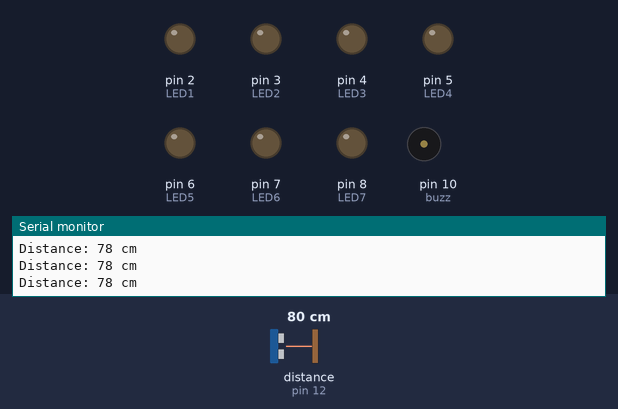
Simulated run of this sketch. Board: Arduino Uno, built with avr-gcc and run on an emulated ATmega328P. On the bench: output pins drawn as LEDs (lit = HIGH), buzzer (waves = sounding), the last lines printed to the serial monitor. Wiring (inferred from the names in the program): ultrasonic range finder: trigger pin 11; echo pin 12. The test bench sets the inputs (shaded band); at power-on: distance to the obstacle (sensor on pin 12) 80 cm. The echo pulse lasts 58.3 µs per cm; pins used as bus, display or sensor lines are not drawn.

Above: at 1.2 s.
1.3 s: distance to the obstacle (sensor on pin 12) set to 29 cm
2.8 s: distance to the obstacle (sensor on pin 12) set to 24 cm
At 3.7 s:
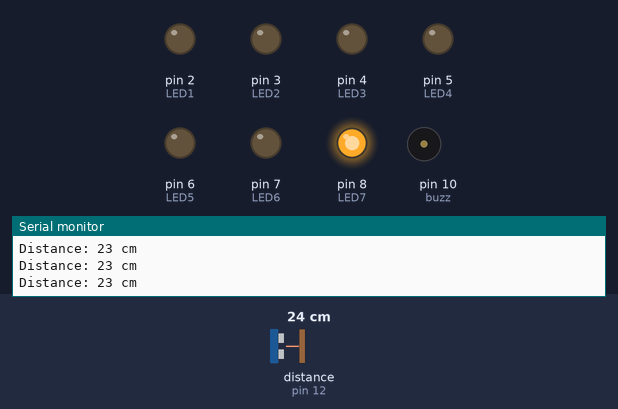
4.3 s: distance to the obstacle (sensor on pin 12) set to 19 cm
At 5.0 s:
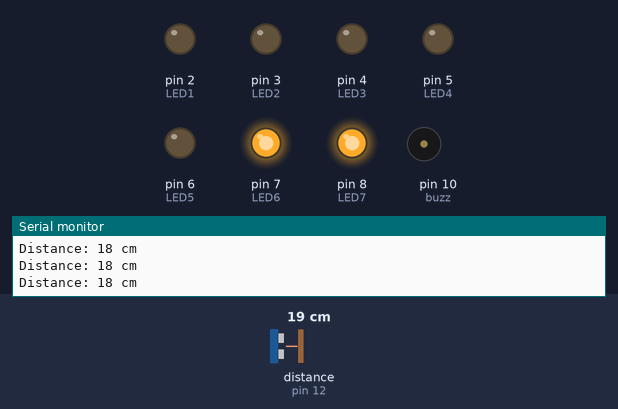
5.8 s: distance to the obstacle (sensor on pin 12) set to 17 cm
At 6.2 s:
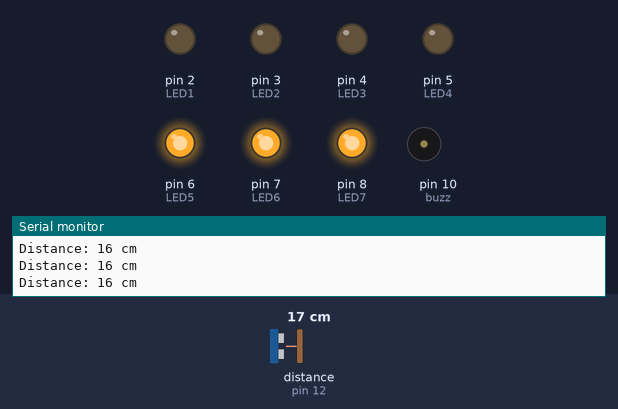
7.3 s: distance to the obstacle (sensor on pin 12) set to 2 cm
At 8.1 s:
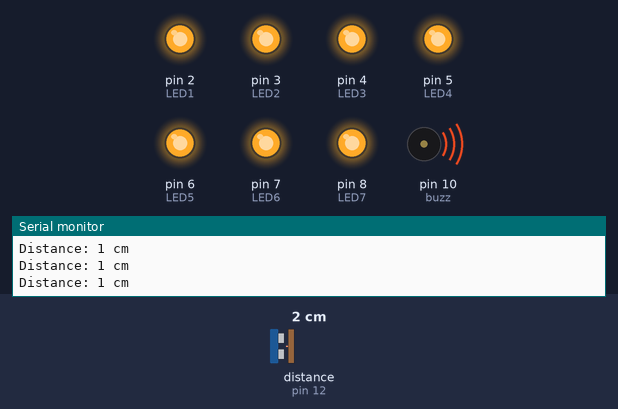
8.9 s: distance to the obstacle (sensor on pin 12) set to 18 cm
At 9.9 s:
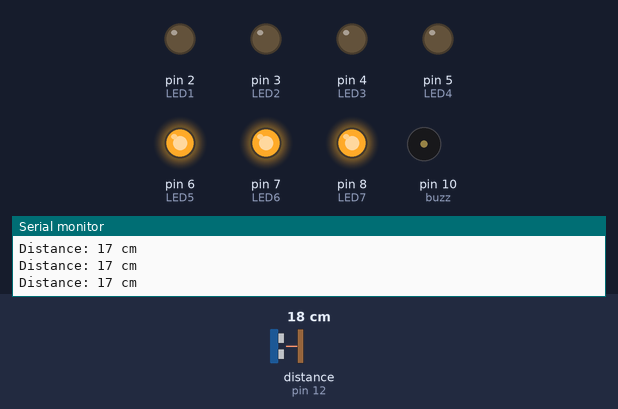
Timing chart, 0 to 11.4 s (numbered marks = the images above; inputs shaded):
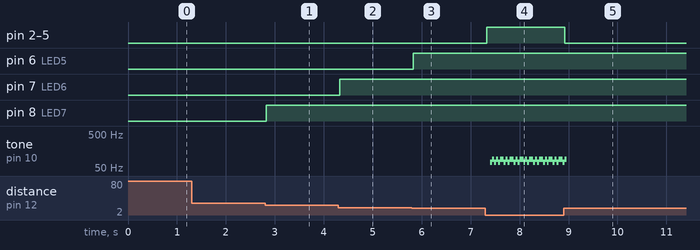

The sketch:

LED_buzzer_distance_indicator.ino
```cpp
const int trig = 11;
const int echo = 12;
const int buzz= 10;

const int LED1 = 2;
const int LED2 = 3;
const int LED3 = 4;
const int LED4 = 5;
const int LED5 = 6;
const int LED6 = 7;
const int LED7 = 8;

int duration = 0;
int distance = 0;

void setup()
{
  pinMode(trig , OUTPUT);
  pinMode(echo , INPUT);
  pinMode(buzz, OUTPUT);

  pinMode(LED1 , OUTPUT);
  pinMode(LED2 , OUTPUT);
  pinMode(LED3 , OUTPUT);
  pinMode(LED4 , OUTPUT);
  pinMode(LED5 , OUTPUT);
  pinMode(LED6 , OUTPUT);
  pinMode(LED7 , OUTPUT);

  Serial.begin(9600);

}

void loop()
{
  digitalWrite(trig , HIGH);
  delayMicroseconds(10);
  digitalWrite(trig , LOW);


  duration = pulseIn(echo , HIGH);
  distance = duration * 0.034 / 2;
  Serial.print("Distance: ");
  Serial.print(distance);
  Serial.println(" cm");


  if ( distance <= 5 )
  {
    digitalWrite(LED1, HIGH);
    digitalWrite(buzz, HIGH);
  }
  else
  {
    digitalWrite(LED1, LOW);
    digitalWrite(buzz, LOW);
  }
  if ( distance <= 7 )
  {
    digitalWrite(LED2, HIGH);
    digitalWrite(buzz, HIGH);
  }
  else
  {
    digitalWrite(LED2, LOW);
    digitalWrite(buzz, LOW);
  }
  if ( distance <= 10 )
  {
    digitalWrite(LED3, HIGH);
    digitalWrite(buzz, HIGH);
  }
  else
  {
    digitalWrite(LED3, LOW);
    digitalWrite(buzz, LOW);
  }
  if ( distance <= 15 )
  {
    digitalWrite(LED4, HIGH);
    digitalWrite(buzz, LOW);
  }
  else
  {
    digitalWrite(LED4, LOW);
    digitalWrite(buzz, LOW);
  }
  if ( distance <= 17 )
  {
    digitalWrite(LED5, HIGH);
    digitalWrite(buzz, LOW);
  }
  else
  {
    digitalWrite(LED5, LOW);
    digitalWrite(buzz, LOW);
  }
  if ( distance <= 20 )
  {
    digitalWrite(LED6, HIGH);
    digitalWrite(buzz, LOW);
  }
  else
  {
    digitalWrite(LED6, LOW);
    digitalWrite(buzz, LOW);
  }
  if ( distance <= 25 )
  {
    digitalWrite(LED7, HIGH);
    digitalWrite(buzz, LOW);
  }
  else
  {
    digitalWrite(LED7, LOW);
    digitalWrite(buzz, LOW);
  }
}
```

Measured:
- the behaviour switches between 27 and 26 cm on distance to the obstacle (sensor on pin 12) (found by bisection; images 0 and 1)
- the behaviour switches between 22 and 21 cm on distance to the obstacle (sensor on pin 12) (found by bisection; images 1 and 2)
- the behaviour switches between 19 and 18 cm on distance to the obstacle (sensor on pin 12) (found by bisection; images 2 and 3)
- after the input at 2.8 s, pin 8 (LED7): LOW → HIGH at once
- after the input at 4.3 s, pin 7 (LED6): LOW → HIGH at once
- after the input at 5.8 s, pin 6 (LED5): LOW → HIGH at once
- after the input at 7.3 s, pin 2 (LED1), pin 3 (LED2), pin 4 (LED3), pin 5 (LED4): LOW → HIGH at once; tone on pin 10 (buzz): alternates 90 Hz for 0.04 s and 75 Hz for 0.04 s, starting after 0.10 s
- after the input at 8.9 s, pin 2 (LED1), pin 3 (LED2), pin 4 (LED3), pin 5 (LED4): HIGH → LOW at once
